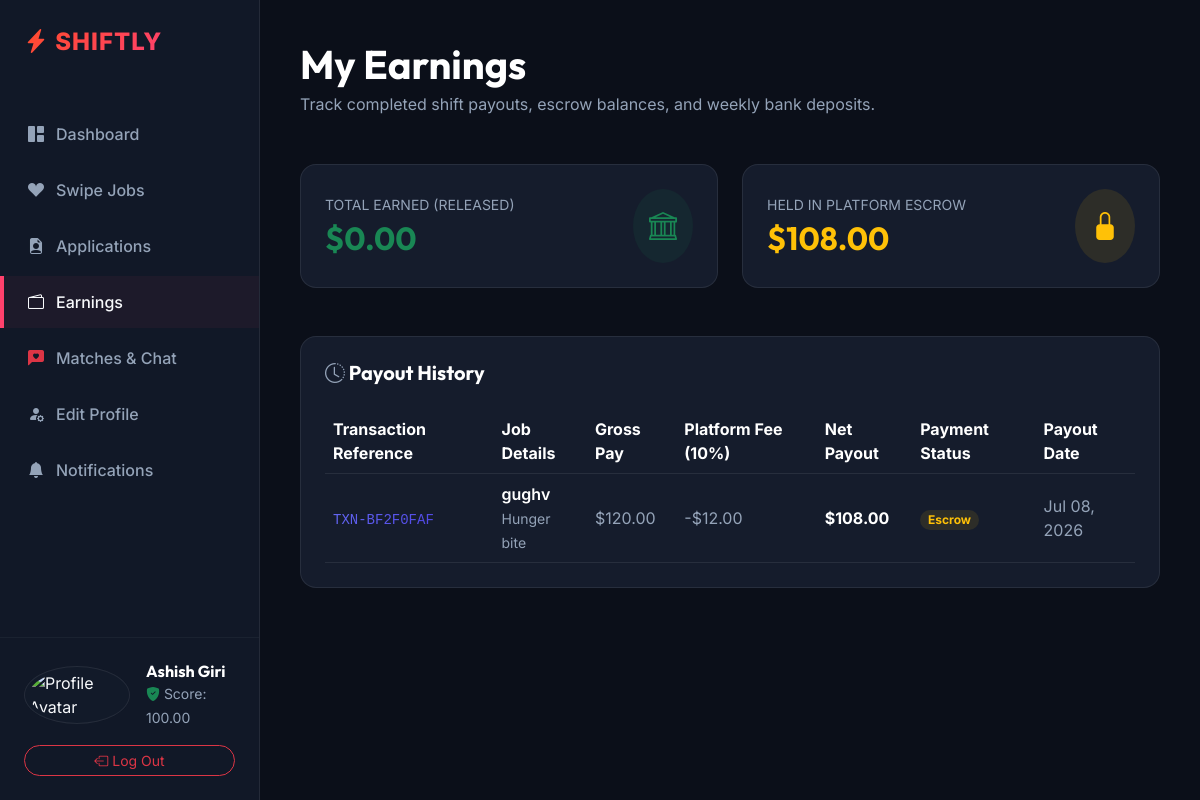
The app's page /api/v1/students/earnings/ (signed in), older data.
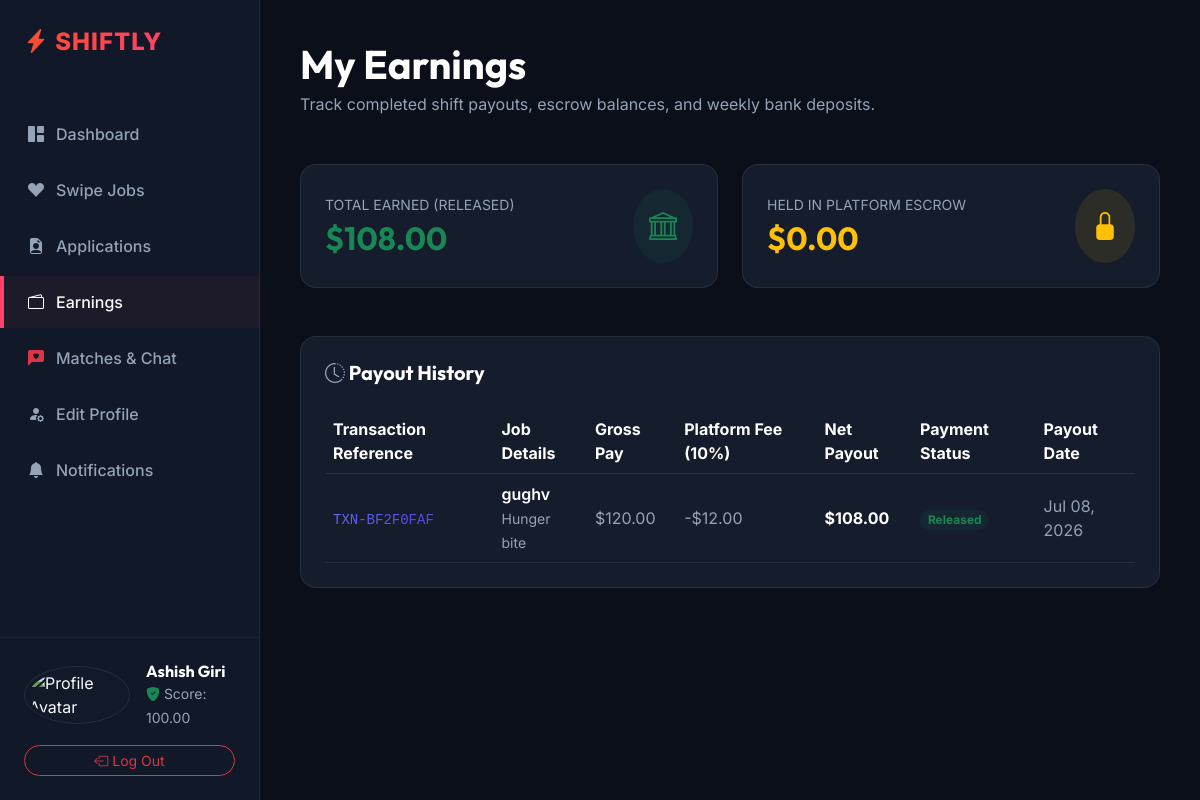
The same page, newer data.
### businesses/models.py (models this page shows, shortened)
class Earning(models.Model):
    class PaymentStatus(models.TextChoices):
        PENDING = 'pending', 'Pending'
        ESCROW = 'escrow', 'Escrow'
        RELEASED = 'released', 'Released'
        REFUNDED = 'refunded', 'Refunded'
        FAILED = 'failed', 'Failed'
    student = models.ForeignKey('students.StudentProfile', on_delete=models.RESTRICT, related_name='earnings')
    business = models.ForeignKey(BusinessProfile, on_delete=models.RESTRICT, related_name='payments')
    job = models.ForeignKey('jobs.JobPosting', on_delete=models.RESTRICT, related_name='earnings')
    gross_amount = models.DecimalField(max_digits=10, decimal_places=2)
    platform_fee = models.DecimalField(max_digits=10, decimal_places=2)
    net_amount = models.DecimalField(max_digits=10, decimal_places=2)
    payment_status = models.CharField(
        max_length=20,
        choices=PaymentStatus.choices,
        default=PaymentStatus.PENDING
    )
    payout_method = models.CharField(max_length=50, blank=True, null=True)
    transaction_reference = models.CharField(max_length=100, unique=True, blank=True, null=True)
    created_at = models.DateTimeField(auto_now_add=True)
    updated_at = models.DateTimeField(auto_now=True)

class BusinessProfile(models.Model):
    class VerificationStatus(models.TextChoices):
        PENDING = 'pending', 'Pending'
        VERIFIED = 'verified', 'Verified'
        REJECTED = 'rejected', 'Rejected'
    user = models.OneToOneField(settings.AUTH_USER_MODEL, on_delete=models.CASCADE, related_name='business_profile')
    company_name = models.CharField(max_length=150)
    company_logo_url = models.URLField(max_length=255, blank=True, null=True)
    website_url = models.URLField(max_length=255, blank=True, null=True)
    description = models.TextField(blank=True, null=True)
    industry = models.CharField(max_length=100)
    business_registration_no = models.CharField(max_length=50, unique=True)
    tax_id = models.CharField(max_length=50, blank=True, null=True)
    verification_status = models.CharField(
        max_length=20,
        choices=VerificationStatus.choices,
        default=VerificationStatus.PENDING
    )
    reputation_score = models.DecimalField(max_digits=5, decimal_places=2, default=100.00)
    latitude = models.DecimalField(max_digits=10, decimal_places=8, null=True, blank=True)
    longitude = models.DecimalField(max_digits=11, decimal_places=8, null=True, blank=True)
    created_at = models.DateTimeField(auto_now_add=True)
    updated_at = models.DateTimeField(auto_now=True)

### jobs/models.py (models this page shows, shortened)
class JobPosting(models.Model):
    class WorkType(models.TextChoices):
        REMOTE = 'remote', 'Remote'
        HYBRID = 'hybrid', 'Hybrid'
        ONSITE = 'onsite', 'Onsite'
    class RateType(models.TextChoices):
        HOURLY = 'hourly', 'Hourly'
        FIXED = 'fixed', 'Fixed'
    class JobStatus(models.TextChoices):
        DRAFT = 'draft', 'Draft'
        ACTIVE = 'active', 'Active'
        FILLED = 'filled', 'Filled'
        ARCHIVED = 'archived', 'Archived'
        CANCELLED = 'cancelled', 'Cancelled'
    uuid = models.UUIDField(default=uuid.uuid4, editable=False, unique=True)
    business = models.ForeignKey(BusinessProfile, on_delete=models.RESTRICT, related_name='jobs')
    title = models.CharField(max_length=255)
    description = models.TextField()
    work_type = models.CharField(max_length=20, choices=WorkType.choices, default=WorkType.ONSITE)
    location_name = models.CharField(max_length=255)
    latitude = models.DecimalField(max_digits=10, decimal_places=8)
    longitude = models.DecimalField(max_digits=11, decimal_places=8)
    base_pay = models.DecimalField(max_digits=10, decimal_places=2)
    rate_type = models.CharField(max_length=20, choices=RateType.choices, default=RateType.HOURLY)
    start_date = models.DateField()
    end_date = models.DateField()
    shift_start_time = models.TimeField()
    shift_end_time = models.TimeField()
    slots_available = models.PositiveIntegerField(default=1)
    slots_filled = models.PositiveIntegerField(default=0)
    status = models.CharField(max_length=20, choices=JobStatus.choices, default=JobStatus.DRAFT)
    created_at = models.DateTimeField(auto_now_add=True)
    updated_at = models.DateTimeField(auto_now=True)

### students/views.py (the view)
# urls.py: path('earnings/', EarningsListView.as_view(), name='student_earnings'),
class EarningsListView(StudentRequiredMixin, TemplateView):
    template_name = 'students/earnings.html'
    def get_context_data(self, **kwargs):
        context = super().get_context_data(**kwargs)
        profile = get_object_or_404(StudentProfile, user=self.request.user)
        released_earnings = Earning.objects.filter(student=profile, payment_status='released')
        escrow_earnings = Earning.objects.filter(student=profile, payment_status='escrow')
        total_earned = sum(e.net_amount for e in released_earnings)
        total_escrow = sum(e.net_amount for e in escrow_earnings)
        all_earnings = Earning.objects.filter(student=profile).select_related('job__business').order_by('-created_at')
        context.update({
            'total_earned': total_earned,
            'total_escrow': total_escrow,
            'earnings_logs': all_earnings,
        })
        return context

### students/views.py (called while the page is built)
    def dispatch(self, request, *args, **kwargs):
        if not request.user.is_authenticated:
            return self.handle_no_permission()
        if request.user.role != 'student' or not request.user.is_active or request.user.status != User.AccountStatus.APPROVED:
            raise PermissionDenied("Only approved students can access this area.")
        return super().dispatch(request, *args, **kwargs)

### templates/students/earnings.html (shortened to what the changed rows need)
{% extends 'students/base.html' %}
{% block content %}
<div class="container-fluid p-0">
    <div class="mb-5">
        <h1 class="text-white mb-1">My Earnings</h1>
    </div>
    <div class="row g-4 mb-5">
        <div class="col-md-6">
            <div class="dash-card p-4 d-flex align-items-center justify-content-between">
                <div>
                    <small class="text-muted d-block mb-1">TOTAL EARNED (RELEASED)</small>
                    <h2 class="text-success mb-0">${{ total_earned|floatformat:2 }}</h2>
                </div>
            </div>
        </div>
        <div class="col-md-6">
            <div class="dash-card p-4 d-flex align-items-center justify-content-between">
                <div>
                    <small class="text-muted d-block mb-1">HELD IN PLATFORM ESCROW</small>
                    <h2 class="text-warning mb-0">${{ total_escrow|floatformat:2 }}</h2>
                </div>
            </div>
        </div>
    </div>
    <div class="dash-card p-4">
        {% if earnings_logs %}
            <div class="table-responsive">
                <table class="table table-dark table-hover align-middle mb-0" style="--bs-table-bg: transparent; --bs-table-border-color: var(--dark-border);">
                    <thead>
                        <tr class="text-muted">
                            <th>Transaction Reference</th>
                            <th>Job Details</th>
                            <th>Gross Pay</th>
                            <th>Platform Fee (10%)</th>
                            <th>Net Payout</th>
                            <th>Payment Status</th>
                            <th>Payout Date</th>
                        </tr>
                    </thead>
                    <tbody>
                        {% for e in earnings_logs %}
                            <tr>
                                <td>
                                    <code class="text-gradient-indigo">{{ e.transaction_reference|default:"Pending" }}</code>
                                </td>
                                <td>
                                    <div class="fw-semibold text-white">{{ e.job.title }}</div>
                                    <small class="text-muted">{{ e.business.company_name }}</small>
                                </td>
                                <td class="text-muted">${{ e.gross_amount }}</td>
                                <td class="text-muted text-danger">-${{ e.platform_fee }}</td>
                                <td class="text-white fw-bold">${{ e.net_amount }}</td>
                                <td>
                                    <span class="badge
                                        {% if e.payment_status == 'released' %}bg-success
                                        {% elif e.payment_status == 'escrow' %}bg-warning
                                        {% else %}bg-secondary{% endif %}
                                        bg-opacity-10
                                        text-{% if e.payment_status == 'released' %}success{% elif e.payment_status == 'escrow' %}warning{% else %}secondary{% endif %}
                                        px-2.5 py-1.5 rounded-pill">
                                        {{ e.payment_status|capfirst }}
                                    </span>
                                </td>
                                <td class="text-muted">
                                    {{ e.created_at|date:"M d, Y" }}
                                </td>
                            </tr>
                        {% endfor %}
                    </tbody>
                </table>
            </div>
        {% else %}
            <div class="text-center py-5">
                <i class="bi bi-wallet2 text-muted display-3"></i>
                <h5 class="text-white mt-3">No Earnings Yet</h5>
                <p class="text-muted small">Completed shifts and released platform payouts will show here.</p>
            </div>
        {% endif %}
    </div>
</div>
{% endblock %}

Row changes from the older to the newer data that the page shows:
changed Earning "TXN-BF2F0FAF": payment_status "Escrow" → "Released"
Text that changed along with them:
{{ total_earned|floatformat:2 }}: "0.00" → "108.00"
{{ total_escrow|floatformat:2 }}: "108.00" → "0.00"
